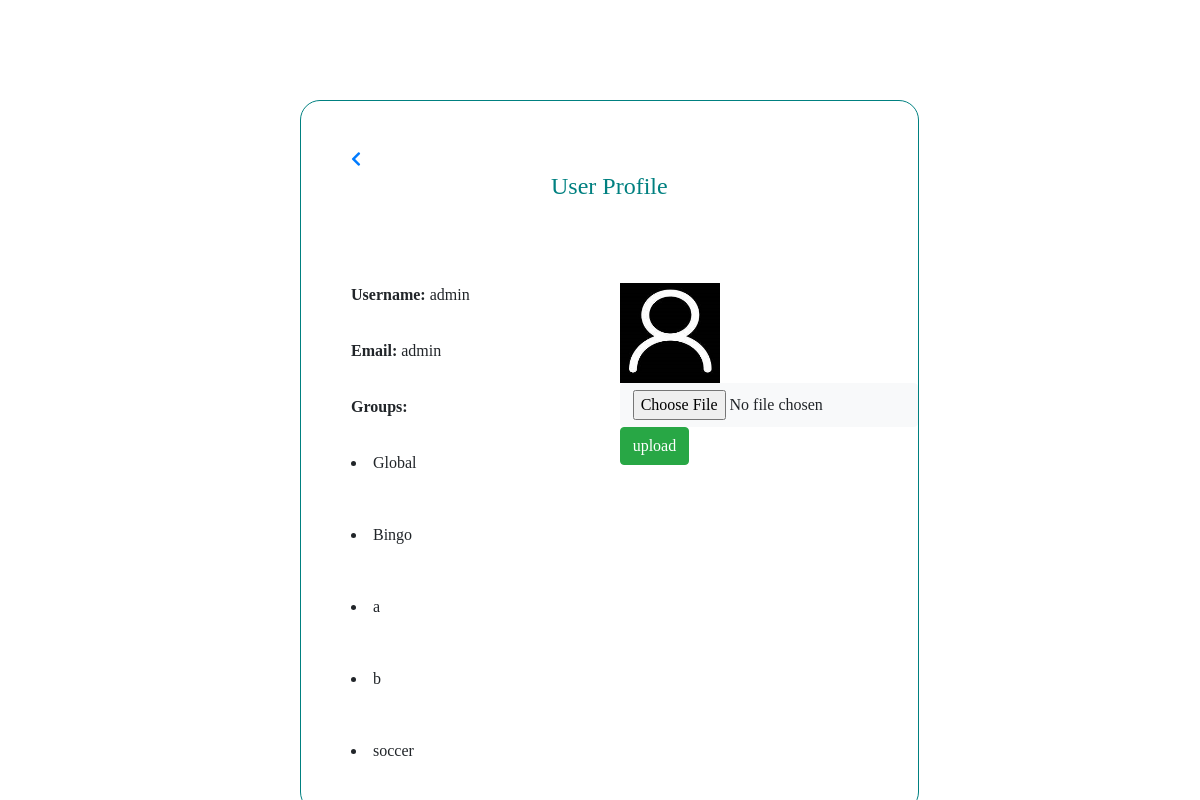
/userprofile.php (signed in), run on an earlier commit of the app's database.
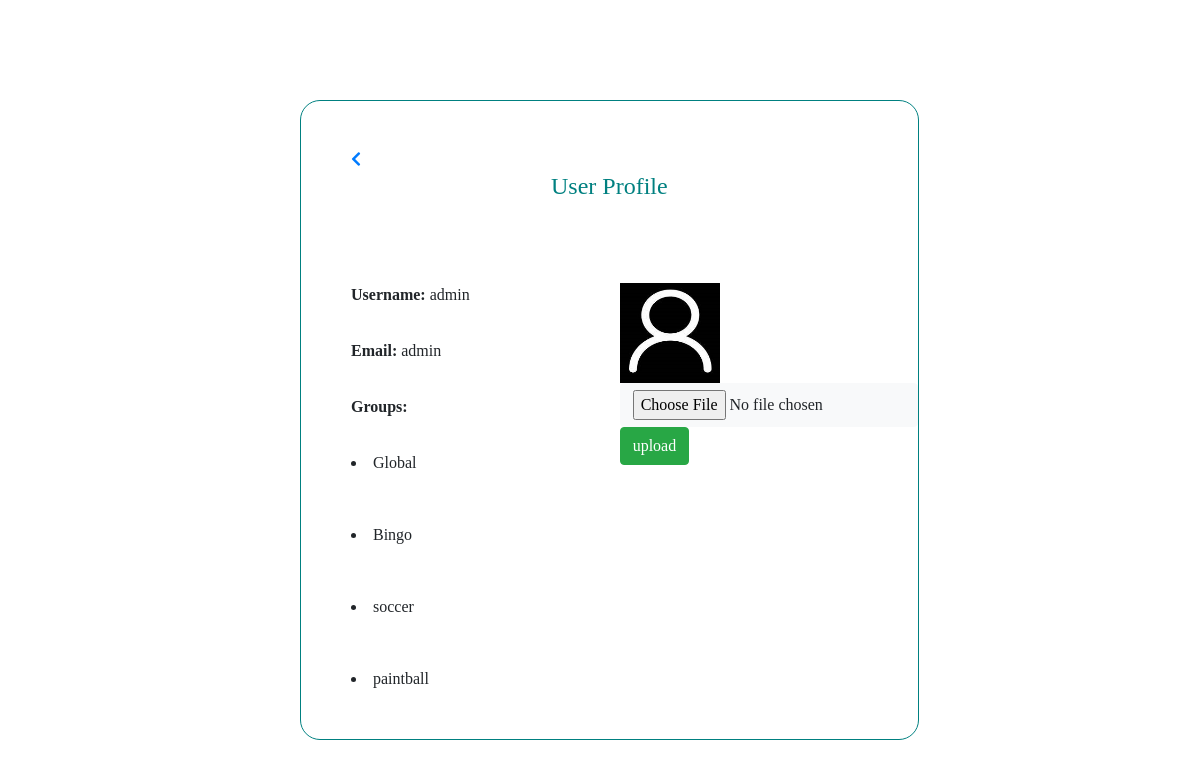
And on a later commit of the database.
### tables this page shows
CREATE TABLE `groups` (
  `group_id` int(11) NOT NULL,
  `group_name` text NOT NULL,
  `owner_id` int(11) NOT NULL,
  `privacy` text NOT NULL
);

### userprofile.php (the view, shortened to what this page needs)
<!DOCTYPE html>
<html>
<head>
<link rel ="stylesheet" a href="css\uprofile.css">
<link rel="stylesheet" href="https://use.fontawesome.com/releases/v5.0.13/css/all.css"
>
<link rel="stylesheet" href="https://stackpath.bootstrapcdn.com/bootstrap/4.1.1/css/bootstrap.min.css"
>
</head>
<body>
<div>
<?php
    global $dbc;
    $mail = $_SESSION['email_id'];
      $user="SELECT user_name,user_id,user_image FROM `users` WHERE email_id = '$mail' ";
       $r_user= mysqli_query($dbc,$user);
       $row_user=mysqli_fetch_array($r_user);
       $user_name = $row_user['user_name'];
       $user_id = $row_user['user_id'];
       if($row_user['user_image']==""){
                $dp="";
                $dp=$dp."default.jpg";
              }
              else{
              	$dp =$row_user['user_image'];
              }
       $g_name = "SELECT groups.group_name FROM `groups` INNER JOIN `user_groups` where user_groups.user_id='$user_id' AND groups.group_id=user_groups.group_id AND groups.privacy='public'";
       $gn_result= mysqli_query($dbc,$g_name);
       $profile='';
       $profile=$profile."<div class='profilepage'>";
       $profile=$profile."<a style='margin-top:50px;margin-left:50px;' href=home.php <i class='fas fa-chevron-left' ></i></a>";
       $profile=$profile."<H4 style='text-align:center; color:teal; margin-top:0px;'>User Profile</H4><br>";
       $profile=$profile."<div id='aligns'>";
       $profile=$profile."<label>Username:</label>";
       $profile=$profile." $user_name<br><br>";
       $profile=$profile."<label>Email:</label>";
       $profile=$profile." $mail<br><br>";
       $profile=$profile."<label>Groups:</label><br><br>";
       while( $rowg= mysqli_fetch_array($gn_result)){
           $group_name=$rowg['group_name'];
       $profile=$profile."<li>$group_name</li><br><br>";
       }
       $profile=$profile."</div>";
       $profile=$profile."<div id='imgg'style='float:right';>";
       $profile=$profile."<img width='100' height='100' src ='img/$dp'>";
       $profile=$profile."<form method='POST' enctype='multipart/form-data'>";
       $profile=$profile."<input type='file' class='btn btn-light'name='img' value='choose'/><br>";
       $profile=$profile."<input type='submit' name='submit' class='btn btn-success' value='upload'/>";
       $profile=$profile."</form>";
       $profile=$profile."</div>";
       $profile=$profile."</div>";
       echo $profile;
?>
</body>
</html>

What changed in the data, as far as the page shows it:
removed groups: group_name "a"
removed groups: group_name "b"
added groups: group_name "paintball"
